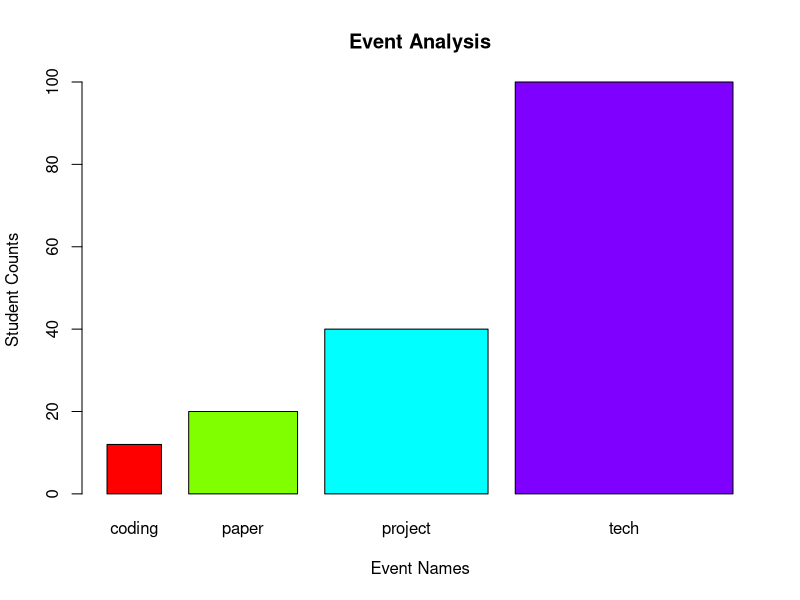
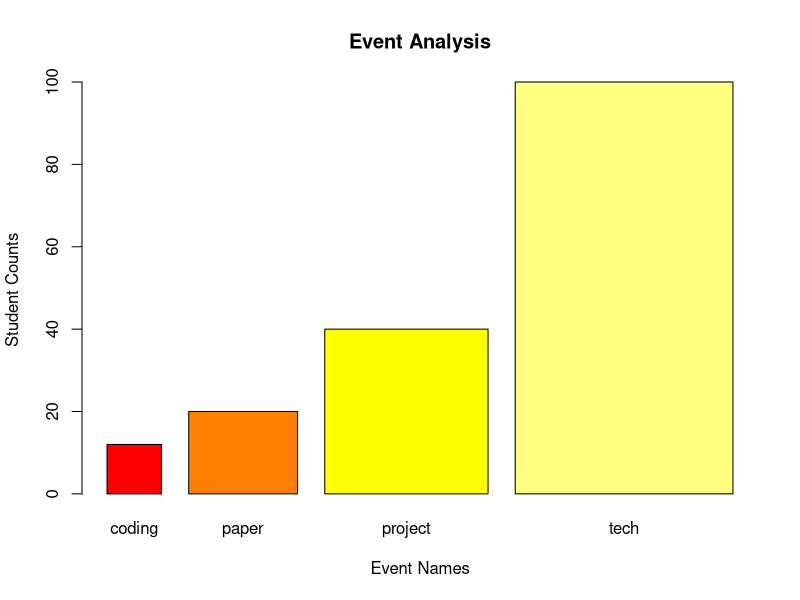
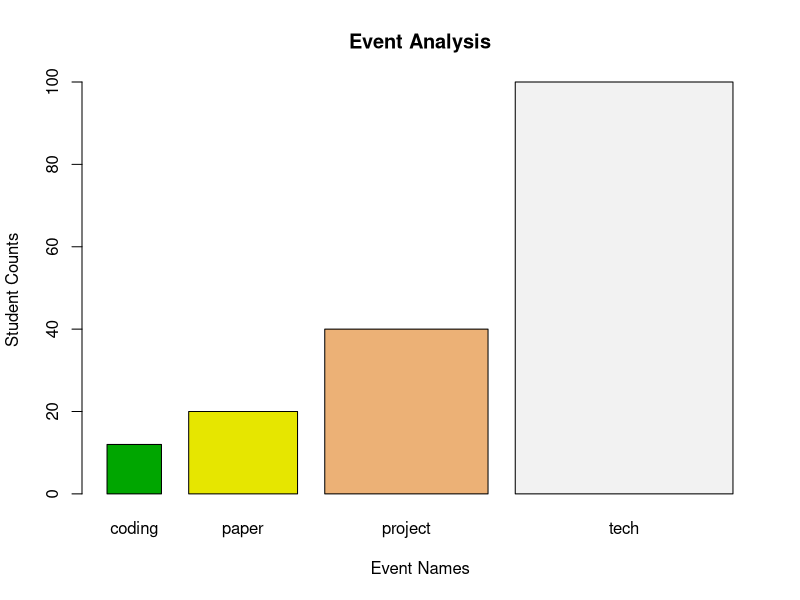
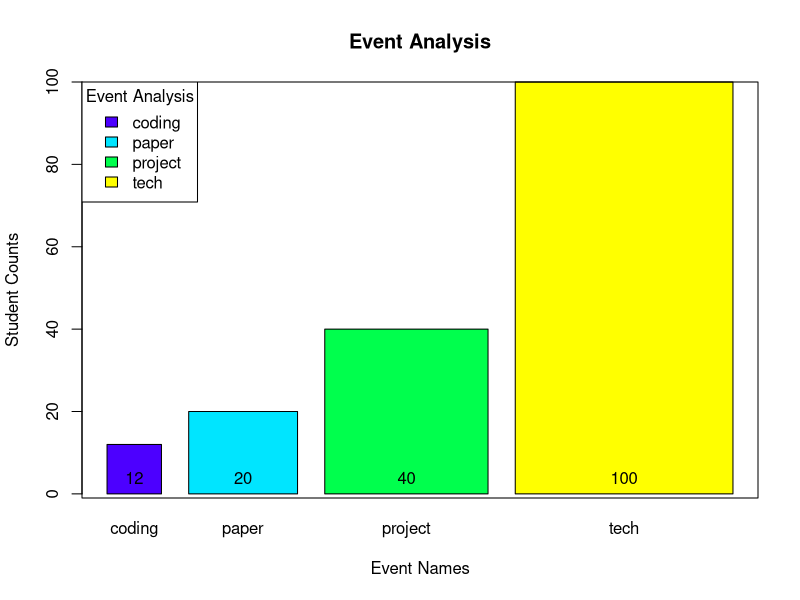
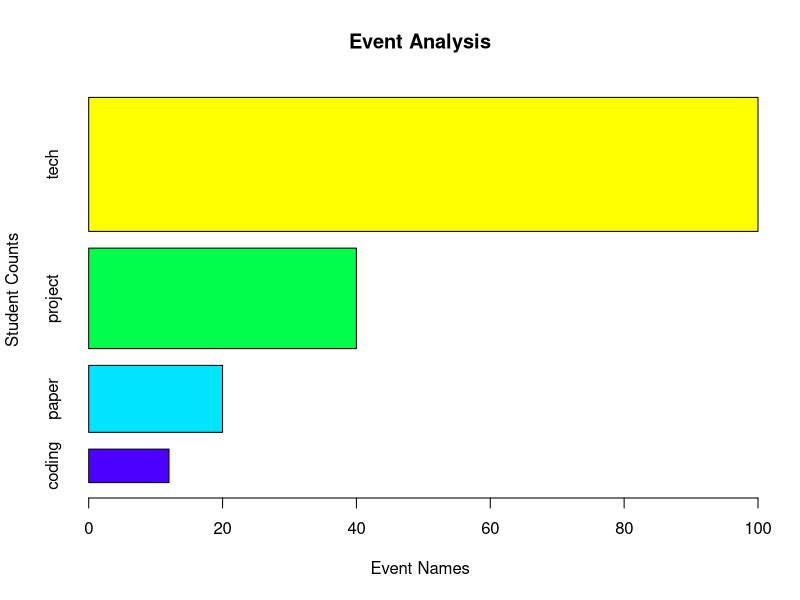
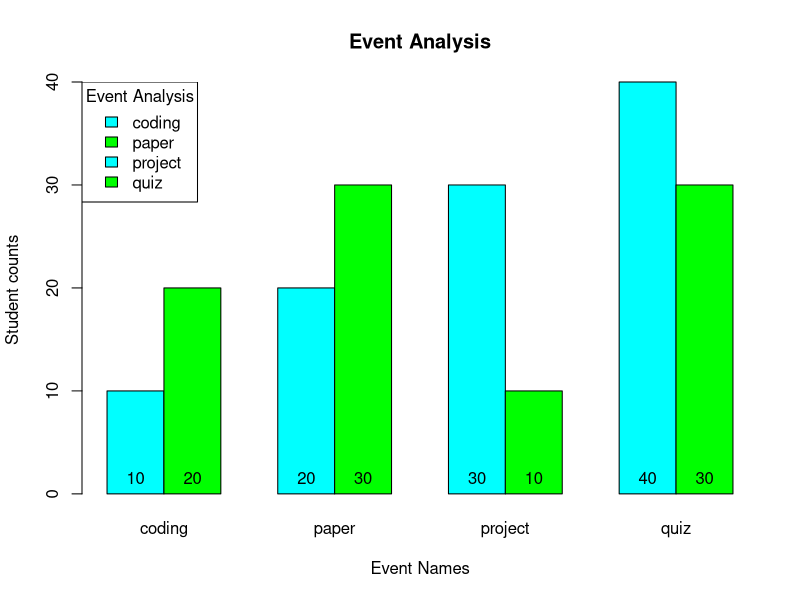
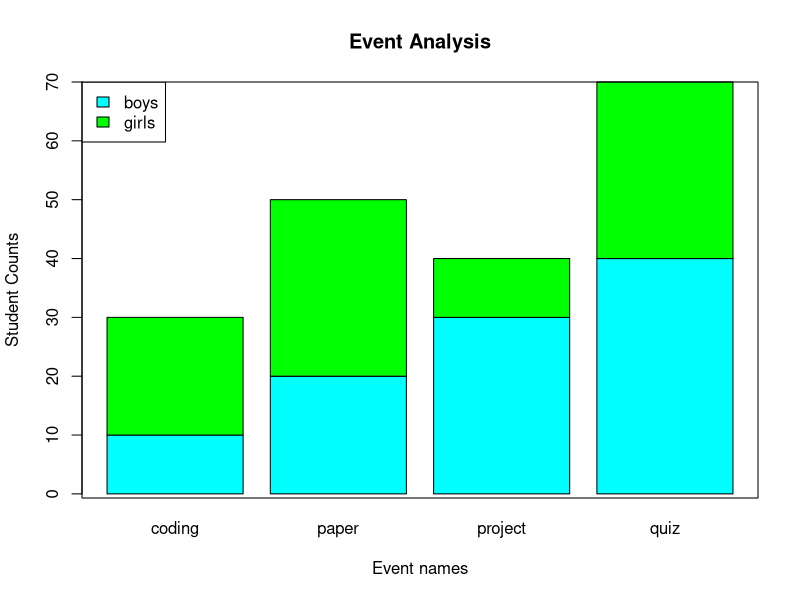
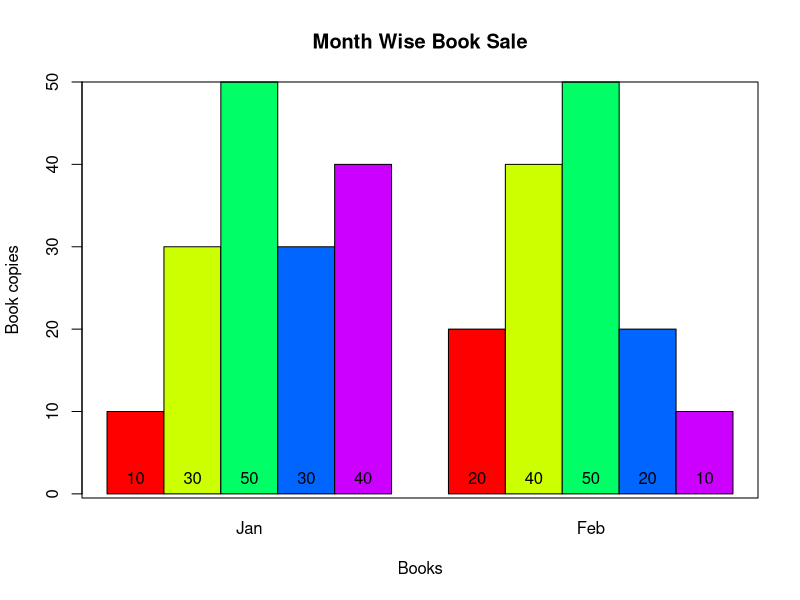

Reproduce these figures in R, in order.
#Barchart : 

#it is a graph with rectangular bars 
#it represents categorical data
#The height of the bars are proportional to the values they represent
#to create barchart use barplot() function

#syntax :
#barplot(x,xlab,ylab,names.arg,main,col,width = optional)

#parameters :
#x : it can be vector or matrix
#xlab & ylab : used to give labels to x and y axes resp
#names.arg : is a vector which is used to give caption to each bar
#col : is used to give color to the bars
#width : used to give width the the bars
#main : used to give title to the bar chart

#example 
events <- data.frame(ename = c("coding","paper","project","tech"), scount = c(12,20,40,100))
events



barplot(events$scount,main = "Event Analysis", xlab = "Event Names" , ylab = "Student Counts" , names.arg = events$ename,col = rainbow(length(events$scount)), width = c(0.2,0.4,0.6,0.8))
barplot(events$scount,main = "Event Analysis", xlab = "Event Names" , ylab = "Student Counts" , names.arg = events$ename,col = heat.colors(length(events$scount)), width = c(0.2,0.4,0.6,0.8))
barplot(events$scount,main = "Event Analysis", xlab = "Event Names" , ylab = "Student Counts" , names.arg = events$ename,col = terrain.colors(length(events$scount)), width = c(0.2,0.4,0.6,0.8))
img <- barplot(events$scount,main = "Event Analysis", xlab = "Event Names" , ylab = "Student Counts" , names.arg = events$ename,col = topo.colors(length(events$scount)), width = c(0.2,0.4,0.6,0.8))
img

#text(x , y , texts, cex = size , pos)
text(img,0,events$scount,cex = 1,pos = 3)

box()

#legend :
legend(x ="topleft", title = "Event Analysis", legend = events$ename,fill = topo.colors(4) )

#to represent Barchart horizontally :
barplot(events$scount,main = "Event Analysis", xlab = "Event Names" , ylab = "Student Counts" , names.arg = events$ename,col = topo.colors(length(events$scount)), width = c(0.2,0.4,0.6,0.8),horiz = TRUE)


#Another example :
event1 <- data.frame(ename = c("coding","paper","project","quiz") , boys = c(10,20,30,40), girls = c(20,30,10,30))
event1

#In this example we have to create matrix bcoz barplot accepts matrix and vector
#here we have to columns boys and girls that's why we have to create matrix

emat <- matrix(c(event1$boys,event1$girls),nrow = 2,ncol = 4, byrow = TRUE)
colnames(emat) <- c("coding","paper","project","quiz")
rownames(emat) <- c("boys", "girls")
emat

#create grouped barchart : beside = TRUE
img1 <-barplot(emat, xlab = "Event Names", ylab= "Student counts", main="Event Analysis",beside = TRUE , col = c("cyan","green"))
img1

#represent count on the grouped barchart
text(img1,0,emat , pos =3 , cex = 1)

#legend :
legend(x = "topleft",title ="Event Analysis",legend = event1$ename , fill = c("cyan","green"))


#To create Stacked barchart : beside = FALSE
barplot(emat ,main="Event Analysis", xlab = "Event names" , ylab = "Student Counts", col = c("cyan","green"))
legend(x = "topleft", legend = c("boys", "girls"),fill = c("cyan","green"))
box()


#Month wise book sale :
bookdata <- data.frame(bid = c(1,2,3,4,5,1,2,3,4,5) , bname = c("c","c++","Java","Spring","Maths","c","c++","Java","Spring","Maths"), copies=c(10,20,30,40,50,50,30,20,40,10) , months = c("jan","jan","jan","jan","jan","feb","feb","feb","feb","feb"))
bookdata

#create a matrix for bar chart
bmat <- matrix(bookdata$copies,nrow = 5,ncol = 2 , byrow = TRUE)
bmat
colnames(bmat) <- c("Jan","Feb")
rownames(bmat) <- c("c","c++","Java","Spring","Maths")


#Create barchart for bookdata

#Grouped barchart :
img4 <-barplot(bmat,main = "Month Wise Book Sale" , xlab = "Books", ylab = "Book copies" , beside  = TRUE , col = rainbow(5)  )
text(img4 , 0 , bmat , pos = 3)
box()

#Stacked barchart :
barplot(bmat, main = "Month wise book sale" , xlab = "Books" , ylab = "Book copies" , col = rainbow(5) , names.arg = c("jan","feb") )
box()

